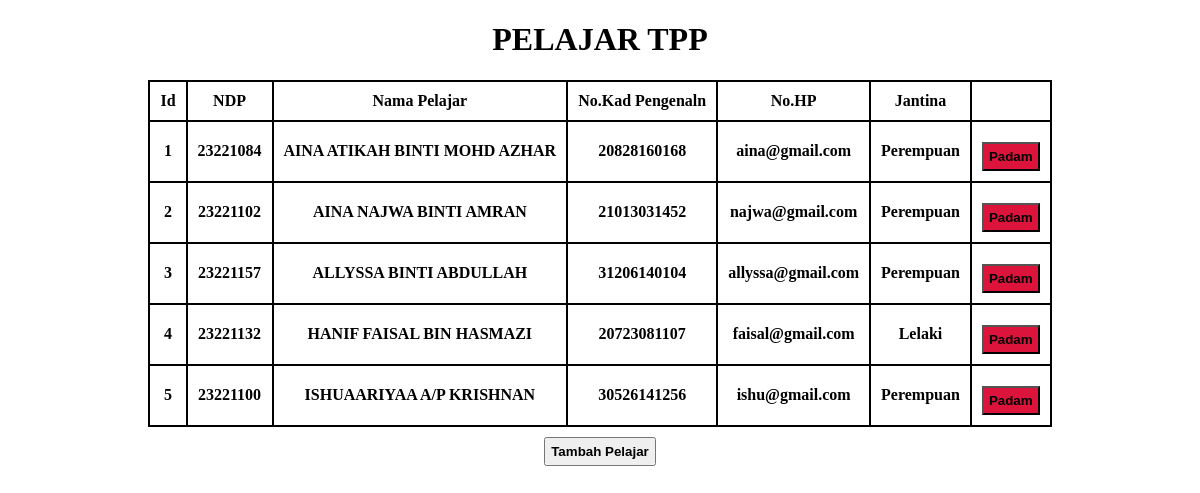
The page / on the database its author committed.
### tables this page shows
CREATE TABLE `info_pelajar` (
  `id` int(3) NOT NULL,
  `no_ndp` int(9) NOT NULL,
  `nama_pelajar` varchar(50) NOT NULL,
  `no_kp` varchar(50) NOT NULL,
  `jantina` varchar(50) NOT NULL,
  `no_hp` varchar(50) NOT NULL
);

### index.php (the view, shortened to what this page needs)
<?php
include_once "connect.php";
$result = mysqli_query($mysqli, "SELECT * FROM info_pelajar ORDER BY id ASC");
?>
<!DOCTYPE html>
<html lang="en">
<head>
    <link rel="stylesheet" href="style.css">
</head>
<body>
    <div>
        <h1>PELAJAR TPP</h1>
<center>
        <div class="container">
            <table>
                <tr>
                    <th>Id</th>
                    <th>NDP</th>
                    <th>Nama Pelajar</th>
                    <th>No.Kad Pengenaln</th>
                    <th>No.HP</th>
                    <th>Jantina</th>
                    <th></th>
                </tr>
                <?php
                    while ($r = mysqli_fetch_array($result)) {
                        ?>
                        <tr>
                            <td><?php echo $r['id']; ?></td>
                            <td><?php echo $r['no_ndp']; ?></td>
                            <td><?php echo $r['nama_pelajar']; ?></td>
                            <td><?php echo $r['no_kp']; ?></td>
                            <td><?php echo $r['no_hp']; ?></td>
                            <td><?php echo $r['jantina']; ?></td>
                            <td>
                            <button class="delete"><a href="padampelajar.php?id=<?php echo $r['id'] ?>">Padam</a></button>
                            </td>
                        </tr>
                    <?php
                    }
                    ?>
            </table>
            <button><a href="tambahpelajar.php">Tambah Pelajar</a></button>
        </div>
    </center>
</div>
</body>
</html>

### style.css (style rules this page uses)
body { background-color: white; }
table , th, td { font-weight: bold; border-collapse: collapse; border: 2px solid black; }
th, td { text-align: center; padding: 10px 10px 10px 10px; }
h1 { text-align: center; }
.delete { background-color: crimson; }
a { color: black; font-weight: bold; text-decoration: none; }
button { margin-top: 10px; padding: 5px; }

### rows shown on the page
info_pelajar: id "1", no_ndp "23221084", nama_pelajar "AINA ATIKAH BINTI MOHD AZHAR", no_kp "20828160168", no_hp "aina@gmail.com", jantina "Perempuan"
info_pelajar: id "2", no_ndp "23221102", nama_pelajar "AINA NAJWA BINTI AMRAN", no_kp "21013031452", no_hp "najwa@gmail.com", jantina "Perempuan"
info_pelajar: id "3", no_ndp "23221157", nama_pelajar "ALLYSSA BINTI ABDULLAH", no_kp "31206140104", no_hp "allyssa@gmail.com", jantina "Perempuan"
info_pelajar: id "4", no_ndp "23221132", nama_pelajar "HANIF FAISAL BIN HASMAZI", no_kp "20723081107", no_hp "faisal@gmail.com", jantina "Lelaki"
info_pelajar: id "5", no_ndp "23221100", nama_pelajar "ISHUAARIYAA A/P KRISHNAN", no_kp "30526141256", no_hp "ishu@gmail.com", jantina "Perempuan"
